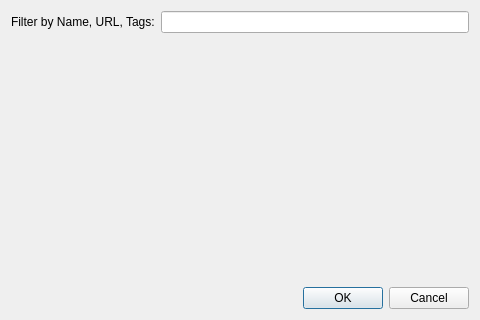
<?xml version="1.0" encoding="UTF-8"?>
<ui version="4.0">
 <class>QuickBookmarkSelectDialog</class>
 <widget class="QDialog" name="QuickBookmarkSelectDialog">
  <property name="geometry">
   <rect>
    <x>0</x>
    <y>0</y>
    <width>480</width>
    <height>320</height>
   </rect>
  </property>
  <property name="windowTitle">
   <string>Dialog</string>
  </property>
  <layout class="QVBoxLayout" name="verticalLayout" stretch="0,1,0">
   <item>
    <layout class="QHBoxLayout" name="horizontalLayout">
     <item>
      <widget class="QLabel" name="label">
       <property name="text">
        <string>Filter by Name, URL, Tags:</string>
       </property>
       <property name="buddy">
        <cstring>leFilter</cstring>
       </property>
      </widget>
     </item>
     <item>
      <widget class="TagLineEdit" name="leFilter"/>
     </item>
    </layout>
   </item>
   <item>
    <widget class="BookmarksView" name="bvBookmarks" native="true"/>
   </item>
   <item>
    <widget class="QDialogButtonBox" name="buttonBox">
     <property name="orientation">
      <enum>Qt::Horizontal</enum>
     </property>
     <property name="standardButtons">
      <set>QDialogButtonBox::Cancel|QDialogButtonBox::Ok</set>
     </property>
    </widget>
   </item>
  </layout>
 </widget>
 <customwidgets>
  <customwidget>
   <class>BookmarksView</class>
   <extends>QWidget</extends>
   <header>BookmarksView.h</header>
   <container>1</container>
  </customwidget>
  <customwidget>
   <class>TagLineEdit</class>
   <extends>QLineEdit</extends>
   <header>TagLineEdit.h</header>
  </customwidget>
 </customwidgets>
 <tabstops>
  <tabstop>leFilter</tabstop>
 </tabstops>
 <resources/>
 <connections>
  <connection>
   <sender>buttonBox</sender>
   <signal>accepted()</signal>
   <receiver>QuickBookmarkSelectDialog</receiver>
   <slot>accept()</slot>
   <hints>
    <hint type="sourcelabel">
     <x>247</x>
     <y>310</y>
    </hint>
    <hint type="destinationlabel">
     <x>157</x>
     <y>274</y>
    </hint>
   </hints>
  </connection>
  <connection>
   <sender>buttonBox</sender>
   <signal>rejected()</signal>
   <receiver>QuickBookmarkSelectDialog</receiver>
   <slot>reject()</slot>
   <hints>
    <hint type="sourcelabel">
     <x>315</x>
     <y>310</y>
    </hint>
    <hint type="destinationlabel">
     <x>286</x>
     <y>274</y>
    </hint>
   </hints>
  </connection>
 </connections>
</ui>
